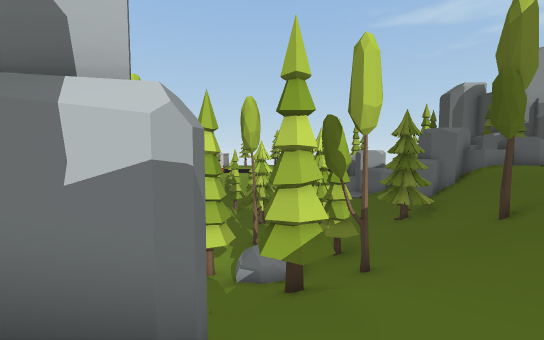
[1] (above)

16 first-person views from a walk through a 3-D level made in the Unity game engine. The camera is 1.2 m above the floor, tilts 4° down and sees 90° across. The floor is counted in squares, 2 m on a side. Each view is taken from the middle of a square. On the plan, view 1 faces up. The plan holds only what a view shows up to about 9 squares ahead; the rest is blank. The place goes on beyond the plan. The player character is not drawn. Some animated figures are not drawn. Door leaves are left out, so doorways stand open.

[2]
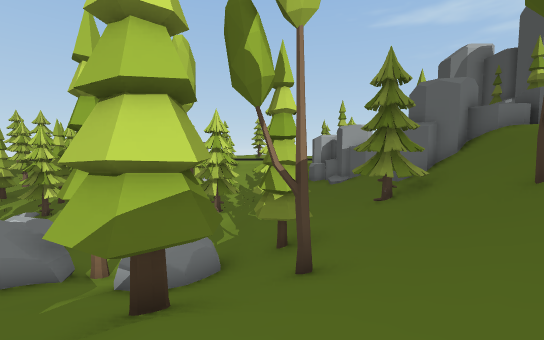

[3]
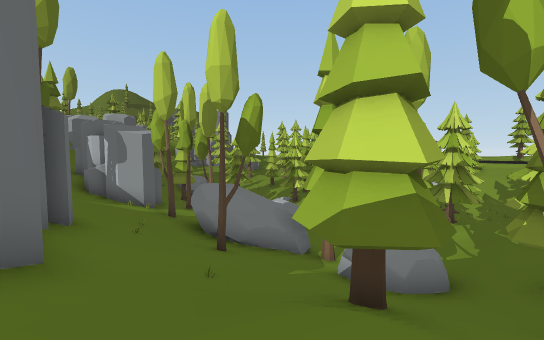

[4]
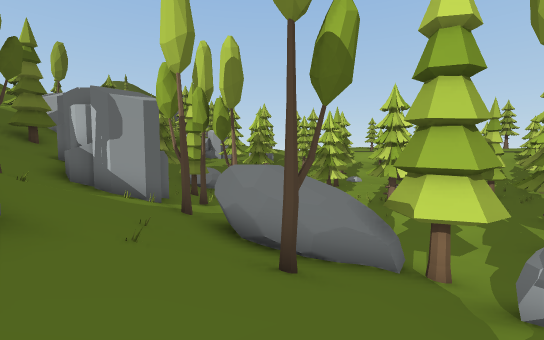

[5]
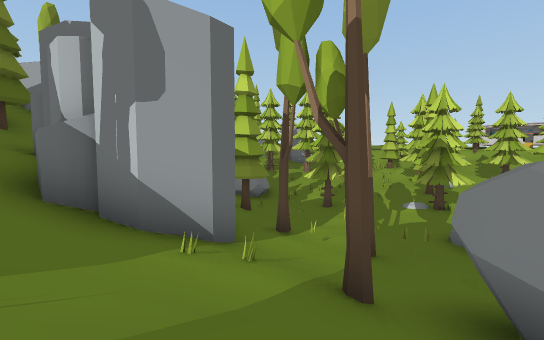

[6]
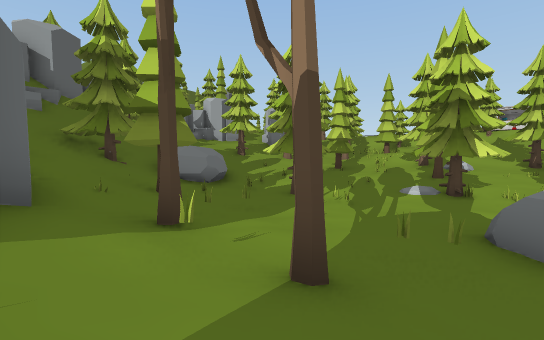

[7]
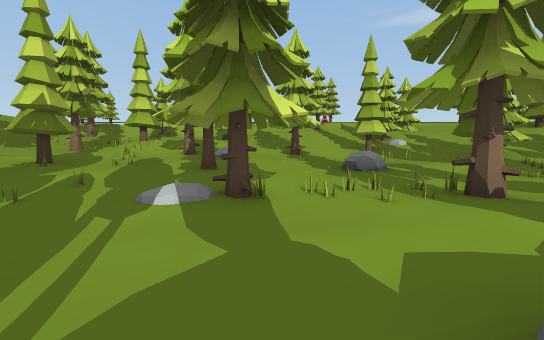

[8]
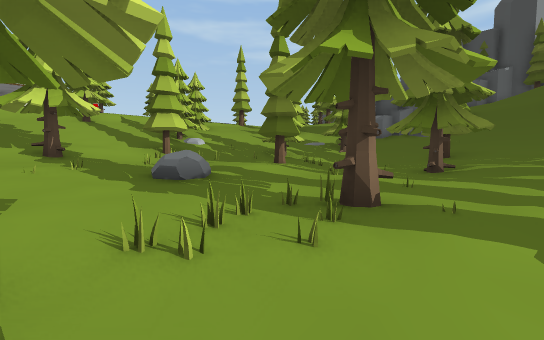

[9]
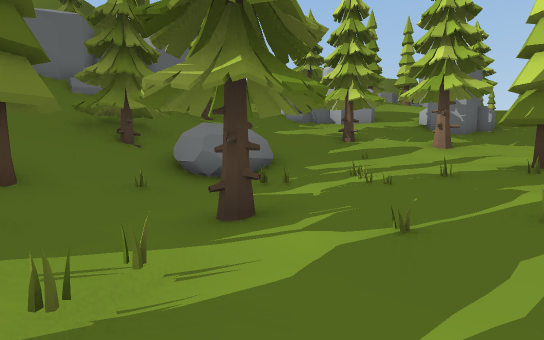

[10]
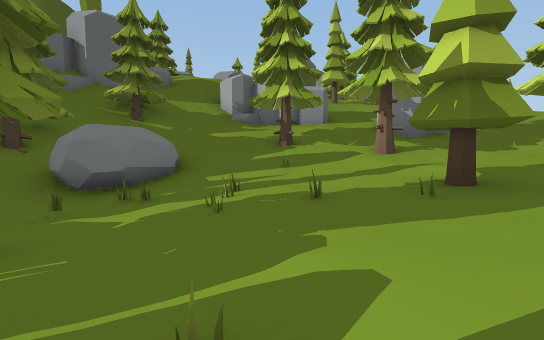

[11]
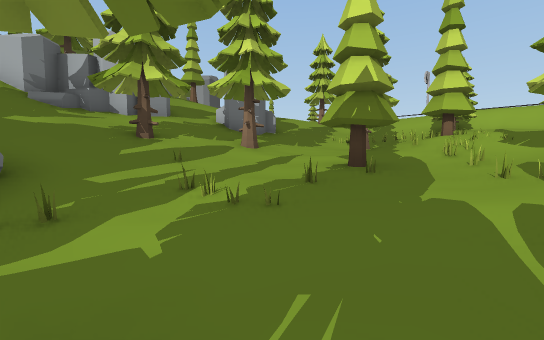

[12]
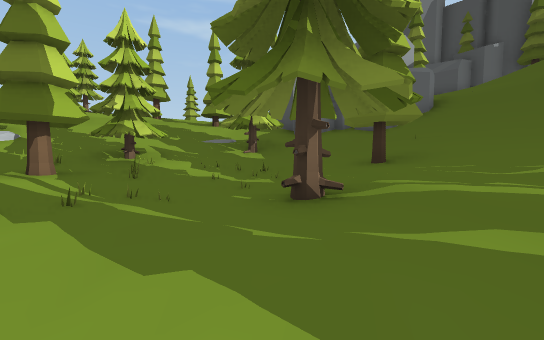

[13]
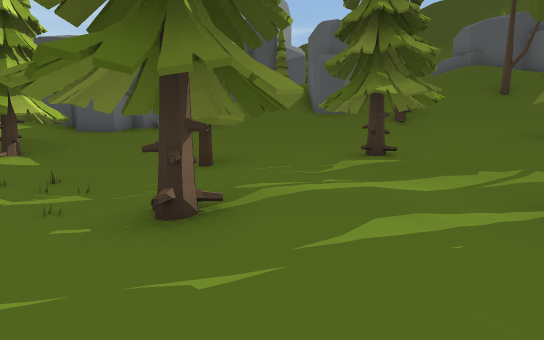

[14]
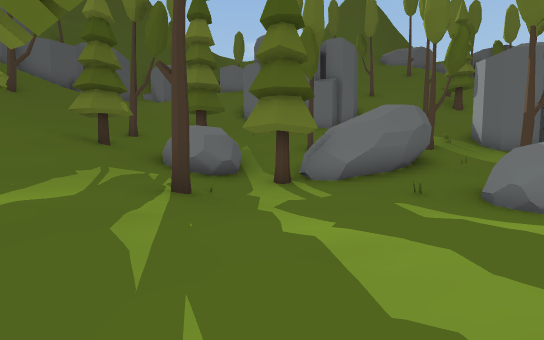

[15]
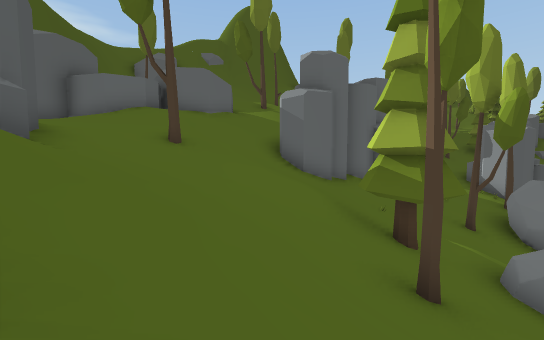

[16]
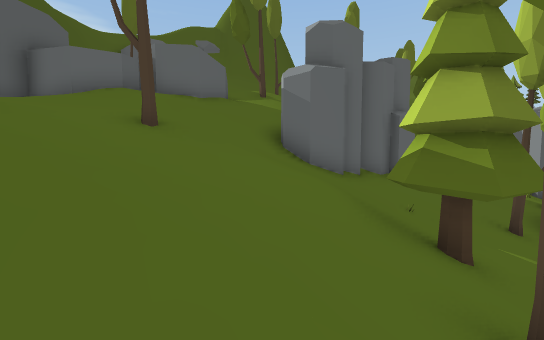

### Floor plan
Key: @ floor where view 1 was taken; # wall or solid block; . main floor; - floor 0.75 m lower than the main floor; : floor 1 m higher than the main floor; _ floor 1.5 m lower than the main floor; + floor 1.75 m higher than the main floor; * floor 2.5 m higher than the main floor; % floor 3.25 m higher than the main floor; & floor 5.75 m higher than the main floor; $ floor 6.5 m higher than the main floor; / step, stairs or slope; = window, fence, low wall or low ledge; T tree; B boulder; O other object.
Columns run from 21 left of view 1 to 8 right of it. Each row starts with its distance up from view 1.
 22    //..OT    TT.TT...://
 21    #:.T.O:///......OT.////#
 20    #:....O.T...OOO..T..TT/#
 19   //TT...O..O.O---TTO--.//#
 18  #///..OT-O..O-B---O-OO..//
 17  #/TT..-----T-----OO-OOT.///#
 16 ##/T/O--O-O-TTOO----T--TT.////
 15 ##///.-OO-O-TOOOTO---T...:////
 14 ///:/B/O_T______-___--..//////
 13   /// B_O_____BB____--.TT://
 12   T/ BB_O_____BB____T-..T//T##
 11   TTT////_O_O-O_O____-.////T//
 10    *TTT.T/O--OO--__T_-//:/TT//
  9   ==/T://O/TOT-####_BB/TT/////
  8   ##/*//  #/...###./BB////////
  7    #/     ###OT//.T////T///T/
  6    #///#####+O//O//://T/////
  5    //T///////////O//O///////
  4         T///T/O////////%////
  3                 #####//%///#
  2                    ##//////#
  1                     ////T//#
  0                     /@///&&
 -1                      /////$
 -2                      ####$
 -3                         ###

Positions as (right, up) in squares from view 1, and headings:
1: (0, 0), facing up
2: (2, 3), facing up
3: (2, 3), facing up-left
4: (-1, 4), facing up-left
5: (-6, 5), facing up-left
6: (-7, 8), facing up-left
7: (-8, 12), facing up
8: (-8, 14), facing up-right
9: (-9, 14), facing left
10: (-10, 16), facing left
11: (-11, 14), facing up-left
12: (-3, 14), facing up-right
13: (-3, 15), facing right
14: (-2, 16), facing down
15: (6, 8), facing down-left
16: (5, 7), facing down-left
